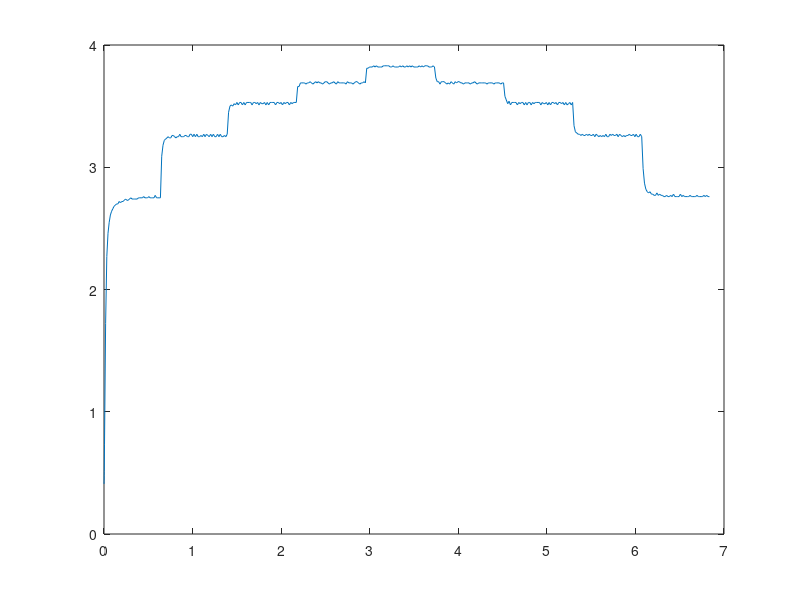
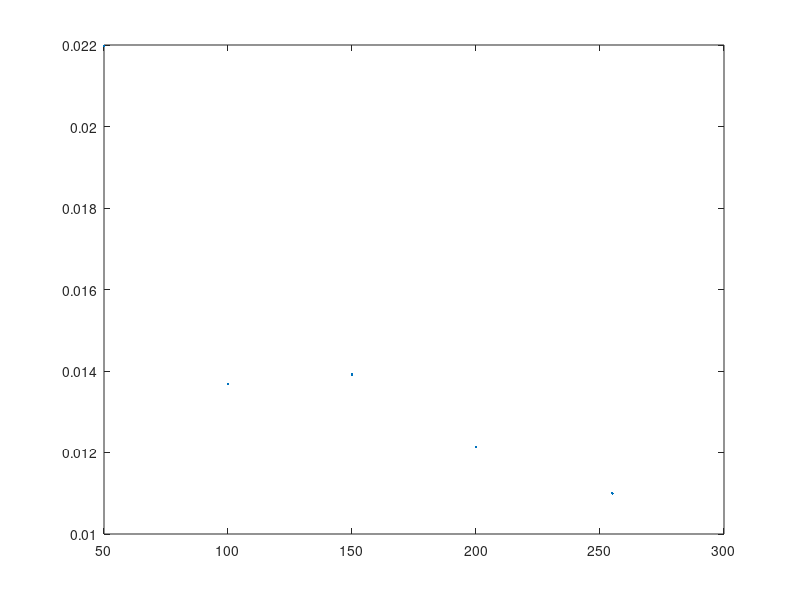
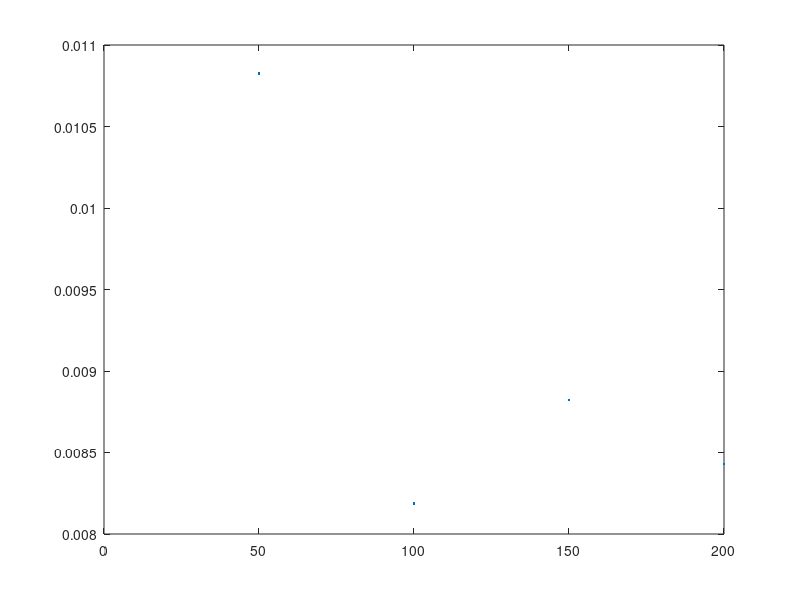

The MATLAB source for these figures, in order: (Note: this script raises an error after producing the figures.)
s = [0.41
216
0.43
792
0.44
1376
0.48
2008
0.51
2640
0.54
3272
0.73
5680
1.72
18160
2.27
31680
2.46
45200
2.55
58720
2.61
72240
2.64
85760
2.66
99280
2.68
112800
2.69
127360
2.70
141920
2.70
156480
2.72
171040
2.71
185600
2.72
200160
2.72
214720
2.73
229280
2.74
243840
2.73
258400
2.73
272960
2.74
287520
2.75
302080
2.74
316640
2.74
331200
2.74
345760
2.74
360320
2.74
374888
2.75
389440
2.75
404000
2.75
418560
2.75
433120
2.76
447680
2.75
462240
2.75
476800
2.75
491360
2.76
505920
2.75
520480
2.75
535040
2.75
549600
2.75
564160
2.77
578720
2.75
593280
2.75
607840
2.75
622400
2.75
636960
3.09
651520
3.18
666080
3.22
680640
3.23
695200
3.24
709760
3.25
724320
3.24
738880
3.24
753440
3.26
768000
3.26
782560
3.25
797120
3.24
811680
3.25
826240
3.25
840808
3.27
855360
3.25
869920
3.25
884480
3.25
899040
3.26
913600
3.26
928160
3.25
942720
3.25
957280
3.27
971840
3.27
986400
3.25
1000960
3.27
1016560
3.25
1032160
3.27
1047760
3.25
1063360
3.25
1078960
3.26
1094560
3.25
1110160
3.27
1125760
3.25
1141360
3.27
1156960
3.26
1172560
3.25
1188160
3.27
1203760
3.25
1219360
3.27
1234960
3.25
1250560
3.25
1266160
3.27
1281760
3.25
1297360
3.27
1312960
3.25
1328560
3.25
1344160
3.26
1359760
3.25
1375360
3.27
1390960
3.45
1406560
3.50
1422160
3.51
1437760
3.50
1453360
3.52
1468960
3.51
1484560
3.53
1500160
3.51
1515760
3.53
1531360
3.53
1546960
3.51
1562560
3.53
1578160
3.51
1593760
3.53
1609360
3.53
1624960
3.53
1640568
3.53
1656160
3.51
1671760
3.53
1687360
3.53
1702960
3.52
1718560
3.53
1734160
3.51
1749760
3.53
1765364
3.52
1780960
3.52
1796560
3.53
1812160
3.51
1827760
3.53
1843360
3.51
1858960
3.53
1874560
3.53
1890160
3.53
1905768
3.53
1921360
3.51
1936960
3.53
1952560
3.53
1968160
3.52
1983760
3.53
1999360
3.51
2014960
3.53
2030560
3.52
2046160
3.53
2061760
3.53
2077360
3.51
2092960
3.53
2108560
3.52
2124160
3.53
2139760
3.53
2155360
3.53
2170960
3.66
2186560
3.66
2202160
3.69
2217760
3.69
2233360
3.69
2248960
3.69
2264560
3.68
2280160
3.69
2295760
3.69
2311360
3.70
2326960
3.69
2342560
3.68
2358160
3.69
2373760
3.70
2389360
3.69
2404960
3.70
2420560
3.69
2436160
3.69
2451760
3.68
2467360
3.69
2482960
3.70
2498560
3.70
2514160
3.69
2529760
3.68
2545360
3.69
2560960
3.69
2576560
3.70
2592160
3.69
2607760
3.68
2623360
3.70
2638968
3.69
2654560
3.69
2670160
3.69
2685760
3.69
2701360
3.69
2716960
3.68
2732560
3.70
2748160
3.69
2763764
3.69
2779360
3.69
2794960
3.68
2810560
3.69
2826160
3.70
2841760
3.70
2857360
3.69
2872960
3.68
2888560
3.69
2904168
3.69
2919760
3.70
2935360
3.69
2950960
3.81
2966560
3.81
2982160
3.82
2997760
3.82
3013360
3.82
3028960
3.83
3044560
3.82
3060160
3.83
3075760
3.82
3091360
3.82
3106960
3.82
3122560
3.82
3138160
3.83
3153760
3.83
3169360
3.83
3184960
3.83
3200560
3.83
3216160
3.82
3231760
3.82
3247360
3.83
3262960
3.82
3278560
3.82
3294160
3.82
3309760
3.82
3325360
3.83
3340960
3.82
3356560
3.83
3372160
3.82
3387760
3.82
3403360
3.83
3418960
3.82
3434560
3.83
3450160
3.82
3465760
3.83
3481360
3.82
3496960
3.82
3512560
3.82
3528160
3.82
3543760
3.83
3559360
3.82
3574960
3.83
3590560
3.82
3606160
3.83
3621760
3.83
3637368
3.83
3652960
3.82
3668560
3.82
3684160
3.82
3699760
3.83
3715360
3.82
3730960
3.73
3746560
3.70
3762164
3.70
3777760
3.68
3793360
3.70
3808960
3.70
3824560
3.70
3840160
3.69
3855760
3.68
3871360
3.69
3886960
3.68
3902568
3.70
3918160
3.69
3933760
3.68
3949360
3.70
3964960
3.69
3980560
3.70
3996160
3.70
4011760
3.69
4027360
3.69
4042960
3.68
4058560
3.69
4074160
3.69
4089760
3.69
4105360
3.69
4120960
3.68
4136560
3.69
4152160
3.69
4167760
3.70
4183360
3.69
4198960
3.68
4214560
3.69
4230160
3.69
4245760
3.69
4261360
3.69
4276960
3.69
4292560
3.69
4308160
3.68
4323760
3.69
4339360
3.69
4354960
3.69
4370560
3.69
4386160
3.68
4401760
3.69
4417360
3.69
4432960
3.69
4448560
3.69
4464160
3.68
4479760
3.69
4495360
3.69
4510960
3.58
4526560
3.55
4542160
3.52
4557760
3.54
4573360
3.51
4588960
3.53
4604560
3.53
4620160
3.53
4635768
3.53
4651360
3.51
4666960
3.53
4682560
3.52
4698160
3.53
4713760
3.53
4729360
3.51
4744960
3.53
4760564
3.51
4776160
3.53
4791760
3.53
4807360
3.51
4822960
3.53
4838560
3.52
4854160
3.53
4869760
3.53
4885360
3.53
4900968
3.53
4916560
3.51
4932160
3.53
4947760
3.52
4963360
3.52
4978960
3.53
4994560
3.51
5010160
3.53
5025760
3.51
5041360
3.53
5056960
3.53
5072560
3.52
5088160
3.53
5103760
3.51
5119360
3.53
5134960
3.53
5150560
3.52
5166160
3.53
5181760
3.51
5197360
3.53
5212960
3.51
5228560
3.52
5244160
3.53
5259760
3.51
5275360
3.53
5290960
3.34
5306560
3.29
5322160
3.28
5337760
3.27
5353360
3.27
5368960
3.26
5384560
3.27
5400160
3.26
5415760
3.26
5431360
3.27
5446960
3.26
5462560
3.27
5478160
3.26
5493760
3.26
5509360
3.27
5524960
3.25
5540560
3.27
5556160
3.26
5571760
3.25
5587360
3.26
5602960
3.25
5618560
3.26
5634168
3.25
5649760
3.27
5665360
3.25
5680960
3.25
5696560
3.27
5712160
3.26
5727760
3.27
5743360
3.26
5758964
3.26
5774560
3.27
5790160
3.25
5805760
3.27
5821360
3.26
5836960
3.25
5852560
3.26
5868160
3.25
5883760
3.26
5899368
3.26
5914960
3.27
5930560
3.26
5946160
3.26
5961760
3.27
5977360
3.25
5992960
3.27
6008560
3.25
6024160
3.25
6039760
3.27
6055360
3.25
6070960
2.99
6086560
2.87
6102160
2.82
6117760
2.80
6133360
2.79
6148960
2.80
6164560
2.78
6180160
2.78
6195760
2.77
6211360
2.77
6226960
2.79
6242560
2.77
6258160
2.78
6273760
2.77
6289360
2.77
6304960
2.76
6320560
2.76
6336160
2.77
6351760
2.76
6367360
2.76
6382960
2.77
6398560
2.76
6414160
2.78
6429760
2.76
6445360
2.76
6460960
2.76
6476560
2.76
6492160
2.78
6507760
2.76
6523360
2.77
6538960
2.76
6554560
2.76
6570160
2.76
6585760
2.76
6601360
2.77
6616960
2.76
6632568
2.76
6648160
2.76
6663760
2.76
6679360
2.77
6694960
2.76
6710560
2.76
6726160
2.76
6741760
2.76
6757364
2.77
6772960
2.76
6788560
2.77
6804160
2.76
6819760
2.76
6835360];

v = s(1:2:end,:);  % odd matrix

t = s(2:2:end,:);  % even matrix
t = t * 10^(-6);

figure(1);
plot(t,v);



v1 = v(1:50);
v2 = v(51:100);
v3 = v(101:150);
v4 = v(151:200);
v5 = v(201:250);
v6 = v(251:300);
v7 = v(301:350);
v8 = v(351:400);
v9 = v(401:450);

stab1 = mean (v1(30:50));%50
stab2 = mean (v2(30:50));%100
stab3 = mean (v3(30:50));%150
stab4 = mean (v4(30:50));%200
stab5 = mean (v5(30:50));%255
stab6 = mean (v6(30:50));%200
stab7 = mean (v7(30:50));%150
stab8 = mean (v8(30:50));%100
stab9 = mean (v9(30:50));%50

tauy(1) = v1(1) + ( stab1-v1(1) )*0.63; %50
tauy(2) = v2(1) + ( stab2-v2(1) )*0.63; %100
tauy(3) = v3(1) + ( stab3-v3(1) )*0.63; %150
tauy(4) = v4(1) + ( stab4-v4(1) )*0.63; %200
tauy(5) = v5(1) + ( stab5-v5(1) )*0.63; %250
tauy(6) = v6(1) - ( v6(1)-stab6 )*0.37; %200
tauy(7) = v7(1) - ( v7(1)-stab7 )*0.37; %150
tauy(8) = v8(1) - ( v8(1)-stab8 )*0.37; %100
tauy(9) = v9(1) - ( v9(1)-stab9 )*0.37; %50



%50
pt1 = find( v1 <= tauy(1));
pt1 = pt1(end);
m = (v1(pt1+1)-v1(pt1))/(t(pt1+1)-t(pt1));
b = v1(pt1) - m*(t(pt1));
tau(1) = (tauy(1) - b)/m - t(1);

%100
pt1 = find( v2 <= tauy(2));
pt1 = pt1(end);
pt1t = pt1 + 50;
m = (v2(pt1+1)-v2(pt1))/(t(pt1t+1)-t(pt1t));
b = v2(pt1) - m*(t(pt1t));
tau(2) = (tauy(2) - b)/m - t(51);

%150
pt1 = find( v3 <= tauy(3));
pt1 = pt1(end);
pt1t = pt1 + 100;
m = (v3(pt1+1)-v3(pt1))/(t(pt1t+1)-t(pt1t));
b = v3(pt1) - m*(t(pt1t));
tau(3) = (tauy(3) - b)/m - t(101);

%200
pt1 = find( v4 <= tauy(4));
pt1 = pt1(end);
pt1t = pt1 + 150;
m = (v4(pt1+1)-v4(pt1))/(t(pt1t+1)-t(pt1t));
b = v4(pt1) - m*(t(pt1t));
tau(4) = (tauy(4) - b)/m - t(151);

%255
pt1 = find( v5 <= tauy(5));
pt1 = pt1(end);
pt1t = pt1 + 200;
m = (v5(pt1+1)-v5(pt1))/(t(pt1t+1)-t(pt1t));
b = v5(pt1) - m*(t(pt1t));
tau(5) = (tauy(5) - b)/m - t(201);

%200
pt1 = find( v6 >= tauy(6));
pt1 = pt1(end);
pt1t = pt1 + 250;
m = (v6(pt1+1)-v6(pt1))/(t(pt1t+1)-t(pt1t));
b = v6(pt1) - m*(t(pt1t));
tau(6) = (tauy(6) - b)/m - t(251);

%150
pt1 = find( v7 >= tauy(7));
pt1 = pt1(end);
pt1t = pt1 + 300;
m = (v7(pt1+1)-v7(pt1))/(t(pt1t+1)-t(pt1t));
b = v7(pt1) - m*(t(pt1t));
tau(7) = (tauy(7) - b)/m - t(301);

%100
pt1 = find( v8 >= tauy(8));
pt1 = pt1(end);
pt1t = pt1 + 350;
m = (v8(pt1+1)-v8(pt1))/(t(pt1t+1)-t(pt1t));
b = v8(pt1) - m*(t(pt1t));
tau(8) = (tauy(8) - b)/m - t(351);

%50
pt1 = find( v9 >= tauy(9));
pt1 = pt1(end);
pt1t = pt1 + 400;
m = (v9(pt1+1)-v9(pt1))/(t(pt1t+1)-t(pt1t));
b = v9(pt1) - m*(t(pt1t));
tau(9) = (tauy(9) - b)/m - t(401);

disp(tau);

pwm = [50 100 150 200 255];
figure(2);
plot(pwm, tau(1:5),'.');
figure(3);

plot(pwm(1:4), flip(tau(6:9)),'.');
f2 = fit (t(51:100),v2,fittype('a-b*exp(-c*x)'), 'StartPoint',[[ones(size(t(51:100))), -exp(-t(51:100))]\v2; 1]);
f2 = fit (pwm', tau(1:5)','exp1');
figure(2);
hold on;
plot(f2)

m = -0.363;
b = log10(20515.0); 

R_ldr(1) = (5.0-stab1)*(10000/stab1);
i_lux(1) = power(10.0, ((log10(R_ldr(1))-b)/m ));

R_ldr(2) = (5.0-stab2)*(10000/stab2);
i_lux(2) = power(10.0, ((log10(R_ldr(2))-b)/m ));

R_ldr(3) = (5.0-stab3)*(10000/stab3);
i_lux(3) = power(10.0, ((log10(R_ldr(3))-b)/m ));

R_ldr(4) = (5.0-stab4)*(10000/stab4);
i_lux(4) = power(10.0, ((log10(R_ldr(4))-b)/m ));

R_ldr(5) = (5.0-stab5)*(10000/stab5);
i_lux(5) = power(10.0, ((log10(R_ldr(5))-b)/m ));

gain(1) = i_lux(1)/ 50;%50
gain(2) = i_lux(2)/ 100;%100
gain(3) = i_lux(3)/ 150;%150
gain(4) = i_lux(4)/ 200;%200
gain(5) = i_lux(5)/ 250;%255
 
f3 = fit (pwm', i_lux','poly1')
figure(4);

plot(pwm, i_lux,'x');
hold on;
plot(f3);
axis([0 260 0 250]);
